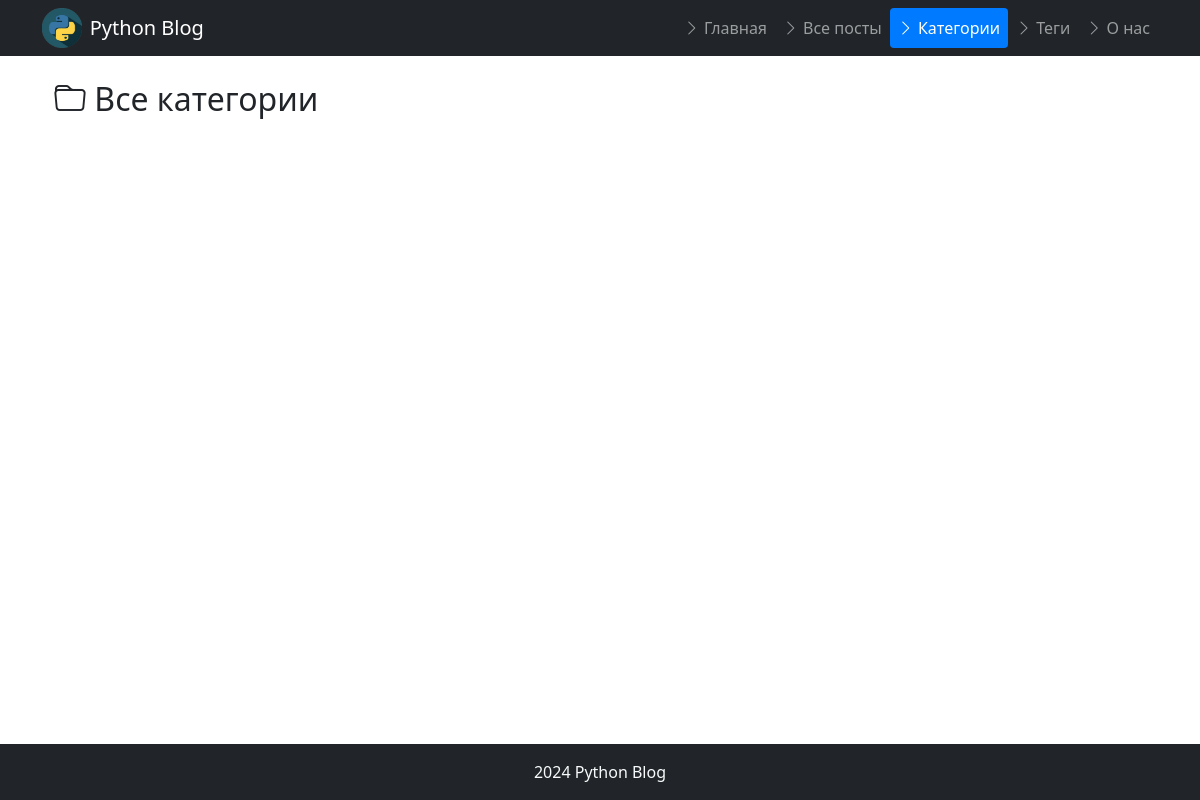
The page /posts/categories/ on the database as committed earlier.
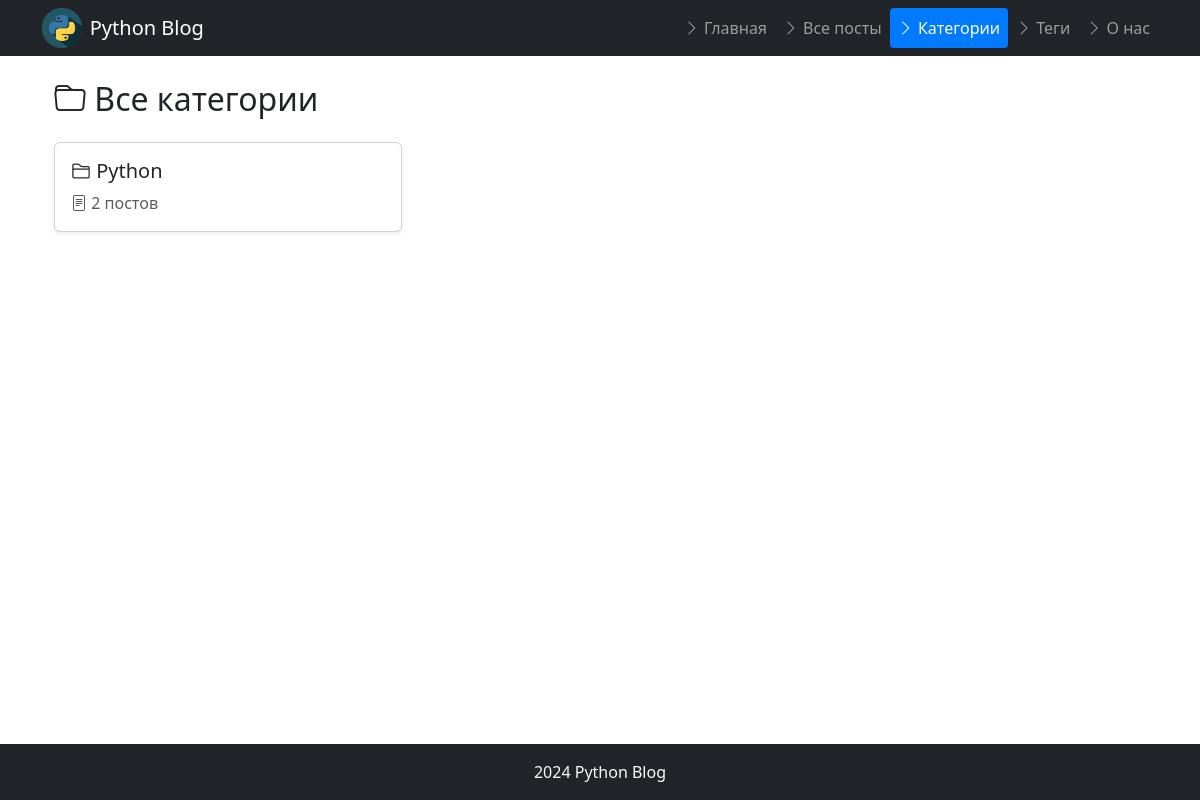
The same page on the database as committed later.
### python_blog/models.py (models this page shows, shortened)
class Categories(models.Model):
    category_name = models.CharField(max_length=100, unique=True, verbose_name='Название')
    slug = models.SlugField(max_length=100)
    class Meta:
        verbose_name = 'Категория'
        verbose_name_plural = 'Категории'

### python_blog/views.py (the view)
# urls.py: path('categories/', views.catalog_categories, name='categories'),
def catalog_categories(request):
    categories = models.Categories.objects.annotate(post_count=Count('posts'))
    context = {
       "categories" : categories,
    }
    return render(request, 'python_blog/categories.html', context)

### python_blog/context_processors.py (called while the page is built)
def menu_items(request):
    menu = [
    {"title": "Главная", "url_name": "main"},
    {"title": "Все посты", "url_name": "blog:posts"},
    {"title": "Категории", "url_name": "blog:categories"},
    {"title": "Теги", "url_name": "blog:tags"},
    {"title": "О нас", "url_name": "blog:about"},
]
    current_url_name = request.resolver_match.view_name
    for item in menu:
        item['is_active'] = current_url_name == item['url_name']
    return {'menu_items': menu}

### python_blog/templates/python_blog/categories.html (shortened to what this page needs)
{% extends 'layout/base.html' %}
{% load static %}
{% block content %}
<div class="container">
    <section class="mb-5">
        <h2 class="mb-4"><i class="bi bi-folder"></i> Все категории</h2>
        <div class="row row-cols-1 row-cols-md-3 g-4">
            {% for category in categories %}
                {% include 'python_blog/include/category_include.html' %}
            {% endfor %}
        </div>
    </section>
</div>
{% endblock content %}

### python_blog/templates/python_blog/include/category_include.html
<div class="col">
    <div class="card h-100 hover-card shadow-sm" style="transition: transform 0.3s ease-in-out;">
        <a href="{% url 'blog:category_detail' category.slug %}" class="text-decoration-none text-dark">
            <div class="card-body">
                <h5 class="card-title">
                    <i class="bi bi-folder2"></i> {{ category.category_name }}
                </h5>
                <p class="card-text text-muted">
                    <i class="bi bi-file-text"></i> {{ category.post_count }} постов
                </p>
            </div>
        </a>
    </div>
</div>

Rows that differ between the two databases and show on the page:
added Categories: category_name "Python", post_count "2"
